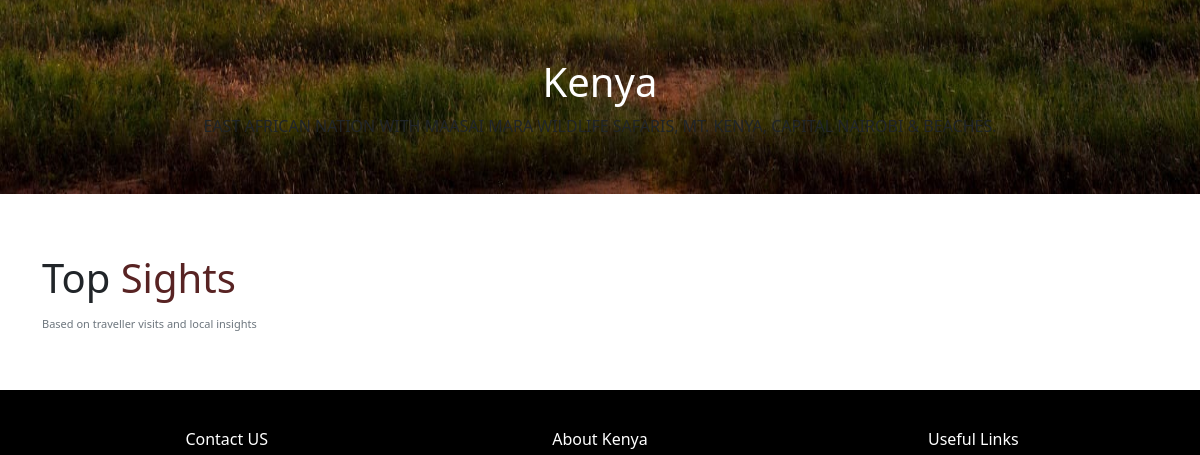
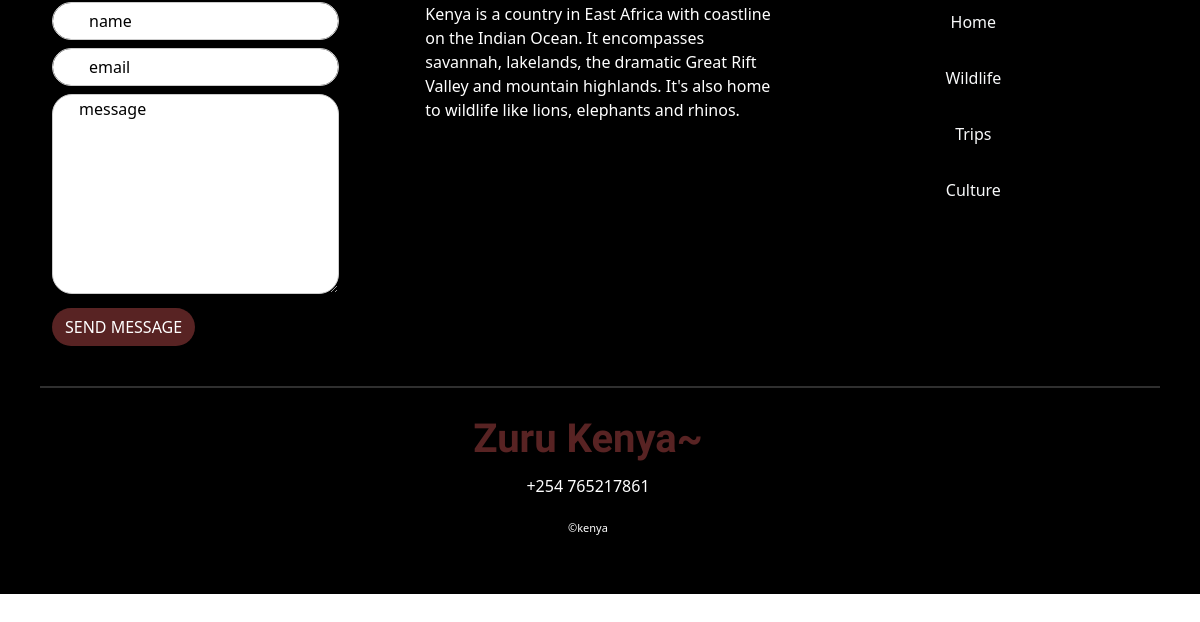
The page /sites/ (lower part) on the database as committed earlier (2 pictures, top to bottom).
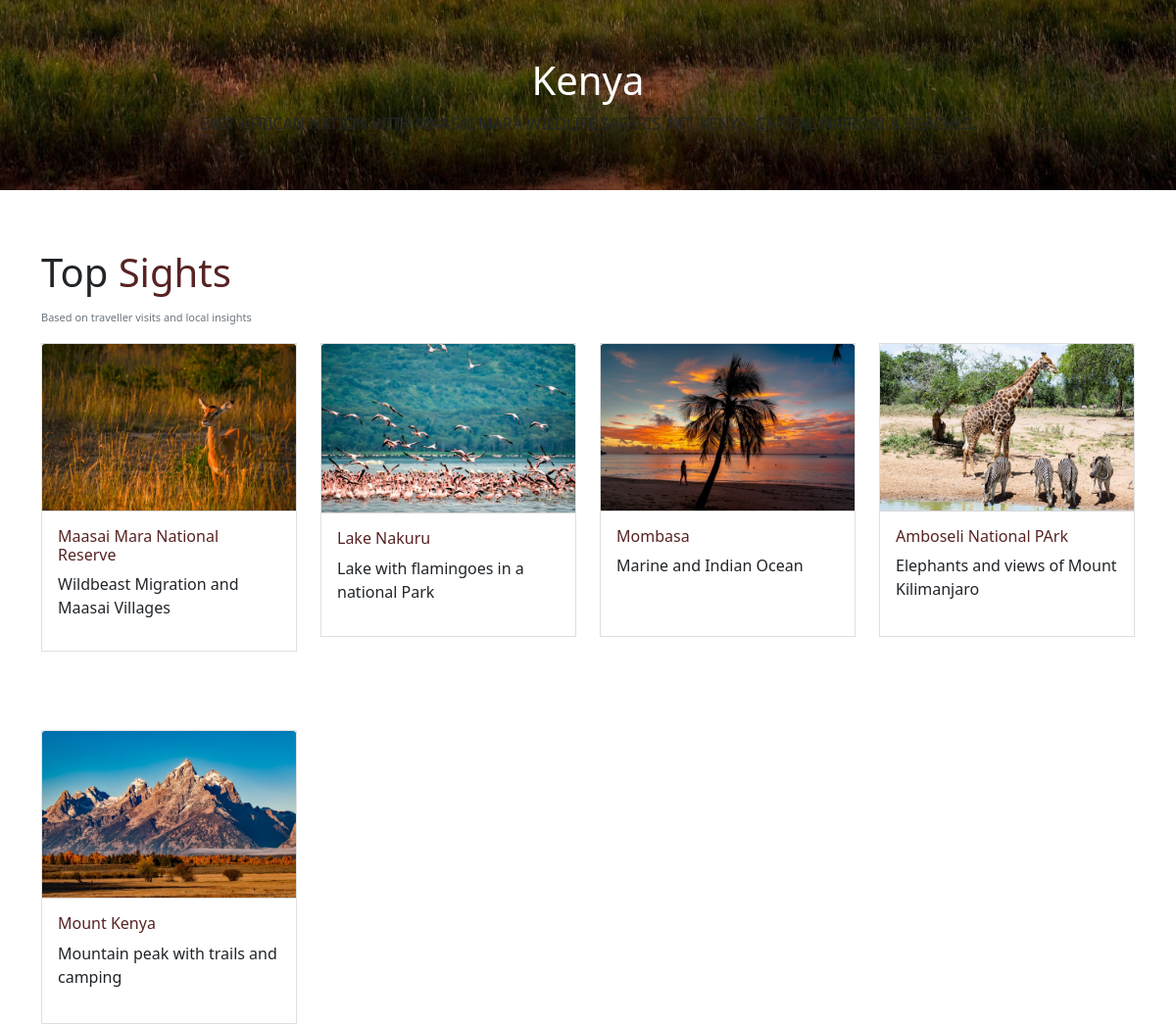
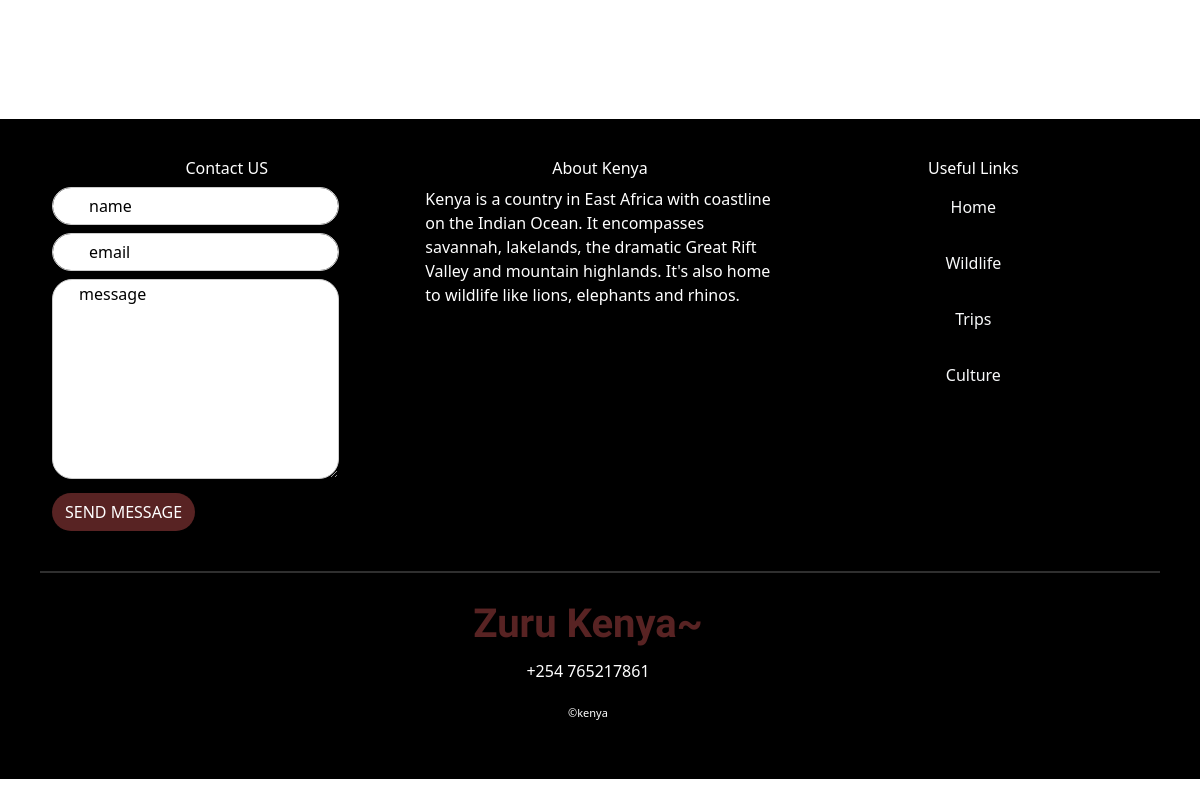
The same page on the database as committed later (2 pictures, top to bottom).
### app/models.py (models this page shows)
class Sites(models.Model):
    image = models.ImageField(upload_to="pics")
    title = models.CharField(max_length=400)
    summary = models.CharField(max_length=400)

### app/views.py (the view)
# urls.py: path('sites/', views.sites, name="sites"),
def sites(request):
    sites = Sites.objects.all()
    return render(request, "app/sites.html", {"sites": sites})

### app/templates/app/sites.html (shortened to what this page needs)
{% extends "app/base.html" %}{% load static %} {% block content %}
<div id="carouselExampleSlidesOnly" class="carousel slide" data-bs-ride="carousel">
    <div class="carousel-inner">
        <div class="carousel-item active">
            <img src="{% static 'app/images/mara.jpg' %}" class="d-block w-100" alt="...">
            <div class="carousel-caption d-none d-md-block">
                <h1>
                    <span class="one">Kenya</span>
                </h1>
                <p class="lorem text-dark">East African nation with Maasai Mara wildlife safaris, Mt. Kenya, capital Nairobi & beaches.
                </p>
            </div>
        </div>
    </div>
</div>
<div class="listings">
    <div class="container">
        <h4> <span class="one">Top</span> <span class="two">Sights</span>
        </h4>
        <p><small class="text-muted">Based on traveller visits and local insights</small></p>
        <div class="row mt-2">
            {% for site in sites %}
            <div class="col-md-3">
                <div class="card">
                    <div class="card-header p-0">
                        <img src="{{site.image.url}}" alt="" class="img-fluid card-img-top">
                    </div>
                    <div class="card-body">
                        <h6 class="brown">
                            {{site.title}}
                        </h6>
                        <div class="row">
                            <p>{{site.summary}}</p>
                        </div>
                    </div>
                </div>
            </div>
            {% endfor %}
        </div>
    </div>
    {% endblock %}

### app/templates/app/base.html (shortened to what this page needs)
<!DOCTYPE html>
<html lang="en">
{% load static %}
<head>
    <link href="https://cdn.jsdelivr.net/npm/bootstrap@5.1.0/dist/css/bootstrap.min.css" rel="stylesheet">
    <link rel="stylesheet" href="{% static 'fontawesome/css/all.min.css' %}">
    <link rel="stylesheet" href="{% static 'app/styles.css' %}">
</head>
<body>
    {% block content %} {% endblock %}
    <footer>
        <div class="container">
            <div class="row mb-2">
                <div class="col-md-4">
                    <div class="row">
                        <div class="col-md-12">
                            <h6 class="text-center">Contact US</h6>
                        </div>
                    </div>
                    <div class="row mb-2">
                        <div class="col-md-10"><input type="text" class="form-control" placeholder="name"></div>
                    </div>
                    <div class="row mb-2">
                        <div class="col-md-10"><input type="text" class="form-control" placeholder="email"></div>
                    </div>
                    <div class="row mb-2">
                        <div class="col-md-10"><textarea id="textarea2" placeholder="message"></textarea></div>
                    </div>
                    <div class="row mb-2">
                        <div class="col-md-12">
                            <a href="{% url 'home' %}" class="btn  mb-3">SEND MESSAGE</a>
                        </div>
                    </div>
                </div>
                <div class="col-md-4">
                    <h6 class="text-center">About Kenya</h6>
                    <p>Kenya is a country in East Africa with coastline on the Indian Ocean. It encompasses savannah, lakelands, the dramatic Great Rift Valley and mountain highlands. It's also home to wildlife like lions, elephants and rhinos.
                    </p>
                </div>
                <div class="col-md-4">
                    <h6 class="text-center">Useful Links</h6>
                    <div class="text-center">
                        <p><small><a class="nav-link text-light" href="{% url 'home' %}">Home</a></small></p>
                        <p><small><a class="nav-link text-light" href="{% url 'wildlife' %}">Wildlife</a></small></p>
                        <p><small><a class="nav-link text-light" href="trips">Trips</a></small></p>
                        <p><small><a class="nav-link text-light" href="">Culture</a></small></p>
                    </div>
                </div>
            </div>
        </div>
        <hr class="hr">
        <div class="row col-md-12 text-center mt-3">
            <a class="navbar-brand" href="{% url 'home' %}">Zuru Kenya~</a>
            <p>+254&nbsp;765217861</p>
            <p><small>&copy;kenya</small></p>
        </div>
    </footer>
</body>
</html>

### app/static/app/styles.css (style rules this page uses)
h5#offcanvasNavbarLabel.offcanvas-title, a.navbar-brand { color: rgb(88, 35, 35) !important; font-size: 40px; font-family: 'Great Vibes', cursive !important; font-weight: bold !important; text-shadow: 1.5px 1.5px #000; }
img.d-block.w-100 { width: 100vw !important; height: 90vh !important; }
body { overflow-x: hidden !important; }
a.nav-link { color: #000; font-size: 16px; text-transform: capitalize; }
h4 { font-size: 40px; }
h4>span.two, h6.mb-3 { color: rgb(88, 35, 35); }
p.lorem { text-transform: uppercase; }
.card>.card-body { background-color: #ffffffd7 !important; }
a.btn.mt-3.mb-3, a.btn.mb-3 { background-color: rgb(88, 35, 35); color: #ffffff; border-radius: 20px; }
div.card { border-radius: 0 !important; margin-bottom: 80px; }
p.brown, h6.brown { color: rgb(88, 35, 35) !important; }
.row.mt-60, div.listings, h4.listings, div.mt-40 { margin-top: 60px !important; margin-bottom: 60px !important; }
input[type="text"], textarea { outline: none; box-shadow: none !important; border: 1px solid #ccc !important; border-radius: 20px; }
textarea#textarea, textarea#textarea2 { width: 100%; min-height: 200px; }
input[type="text"]::placeholder, textarea::placeholder { text-indent: 1.5em; color: #000; }
footer { background-color: #000; margin-top: 40px; padding: 40px !important; color: white; }
hr.hr { border: 1px solid #bbb; }
small { font-size: 11px !important; }

### app/templates/app/sites.html (style rules this page uses)
.card { min-height: 300px !important; }

Rows that differ between the two databases and show on the page:
added Sites: image (picture), title "Maasai Mara National Reserve", summary "Wildbeast Migration and Maasai Villages"
added Sites: image (picture), title "Lake Nakuru", summary "Lake with flamingoes in a national Park"
added Sites: image (picture), title "Mombasa", summary "Marine and Indian Ocean"
added Sites: image (picture), title "Amboseli National PArk", summary "Elephants and views of Mount Kilimanjaro"
added Sites: image (picture), title "Mount Kenya", summary "Mountain peak with trails and camping"
